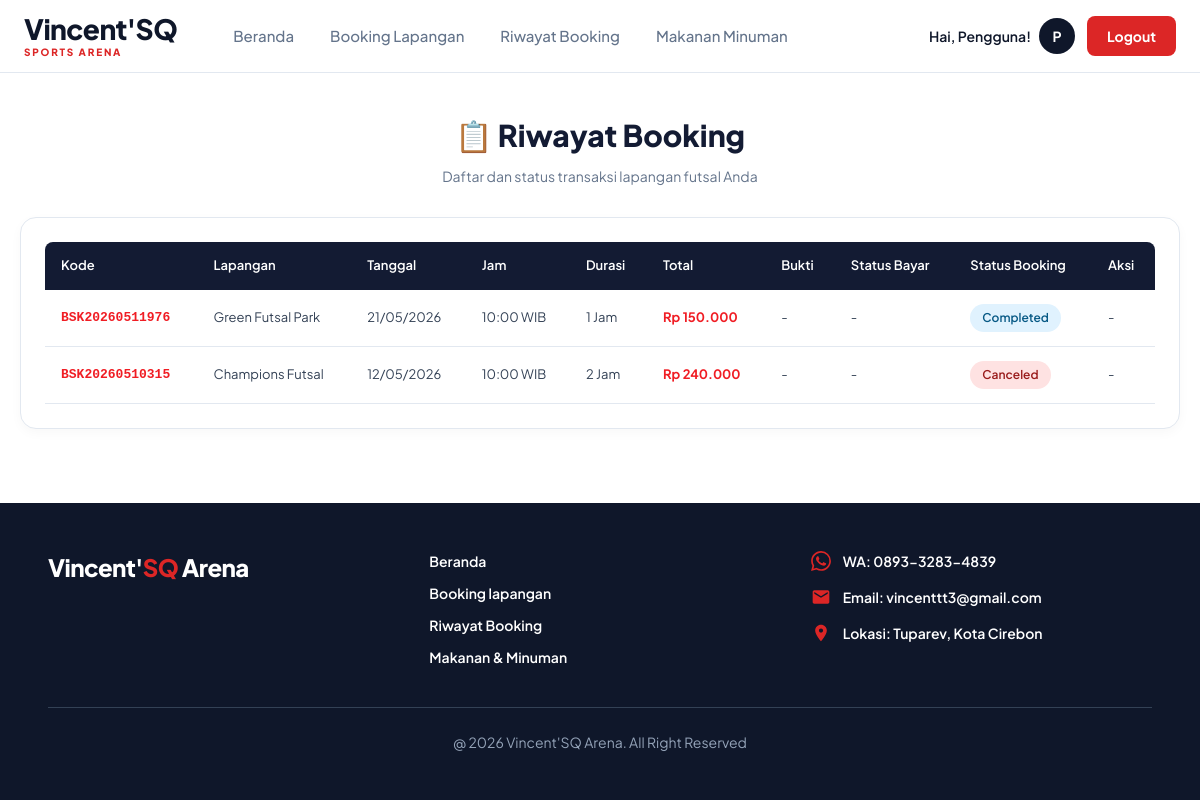
/Frontend/pages/Riwayat_Booking.php (signed in), run on an earlier commit of the app's database.
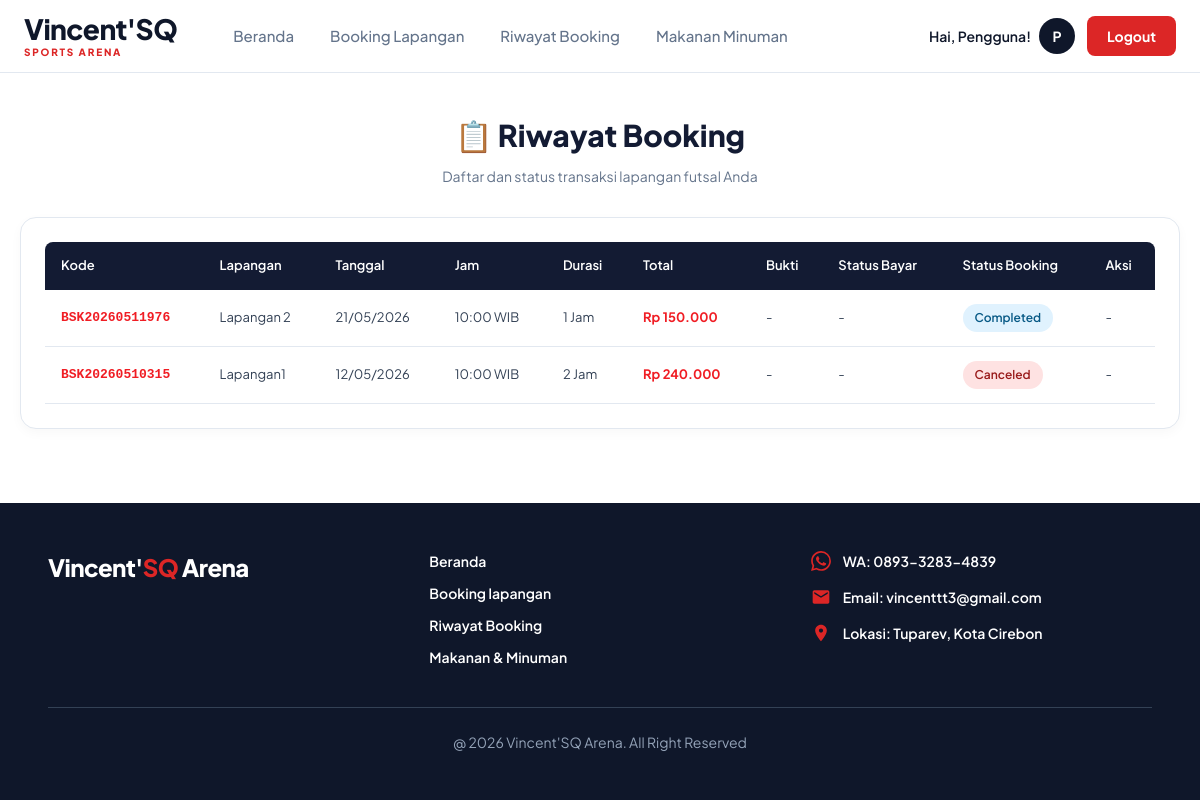
And on a later commit of the database.
### tables this page shows
CREATE TABLE `booking` (
  `id` int NOT NULL,
  `id_user` int NOT NULL,
  `id_lapangan` int NOT NULL,
  `kode_booking` varchar(20) NOT NULL,
  `tanggal` date NOT NULL,
  `jam_mulai` time NOT NULL,
  `durasi` int NOT NULL DEFAULT '1',
  `total_harga` int NOT NULL,
  `catatan` text,
  `bukti_pembayaran` varchar(255) DEFAULT NULL,
  `status` enum('pending','confirmed','completed','canceled') DEFAULT 'pending',
  `created_at` datetime DEFAULT CURRENT_TIMESTAMP
);

CREATE TABLE `lapangan` (
  `id` int NOT NULL,
  `nama_lapangan` varchar(100) NOT NULL,
  `deskripsi` text,
  `lokasi` text,
  `harga_per_jam` int NOT NULL,
  `foto` varchar(255) DEFAULT NULL,
  `status` enum('aktif','nonaktif') DEFAULT 'aktif',
  `created_at` datetime DEFAULT CURRENT_TIMESTAMP
);

### Frontend/pages/Riwayat_Booking.php (the view, shortened to what this page needs)
<?php
$id_user = $_SESSION['user_id'];
include '../includes/header.php';
$query = "SELECT b.*, l.nama_lapangan
          FROM booking b
          JOIN lapangan l ON b.id_lapangan = l.id
          WHERE b.id_user = ?
          ORDER BY b.created_at DESC";
$stmt = mysqli_prepare($conn, $query);
mysqli_stmt_bind_param($stmt, "i", $id_user);
mysqli_stmt_execute($stmt);
$result = mysqli_stmt_get_result($stmt);
?>
<div class="container">
    <div class="page-header">
        <h1>📋 Riwayat Booking</h1>
        <p>Daftar dan status transaksi lapangan futsal Anda</p>
    </div>
    <div class="table-container">
        <?php if (mysqli_num_rows($result) > 0): ?>
        <table>
            <thead>
                <tr>
                    <th>Kode</th>
                    <th>Lapangan</th>
                    <th>Tanggal</th>
                    <th>Jam</th>
                    <th>Durasi</th>
                    <th>Total</th>
                    <th>Bukti</th>
                    <th>Status Bayar</th>
                    <th>Status Booking</th>
                    <th>Aksi</th>
                </tr>
            </thead>
            <tbody>
                <?php while ($booking = mysqli_fetch_assoc($result)): ?>
                <tr>
                    <td class="kode-booking"><?= htmlspecialchars($booking['kode_booking']); ?></td>
                    <td><?= htmlspecialchars($booking['nama_lapangan']); ?></td>
                    <td><?= date('d/m/Y', strtotime($booking['tanggal'])); ?></td>
                    <td><?= date('H:i', strtotime($booking['jam_mulai'])); ?> WIB</td>
                    <td><?= htmlspecialchars($booking['durasi']); ?> Jam</td>
                    <td style="font-weight:700; color:var(--hm-red);">Rp <?= number_format($booking['total_harga'], 0, ',', '.'); ?></td>
                    <td>
                        <?php if (!empty($booking['bukti_pembayaran']) && file_exists('../assets/uploads/bukti/' . $booking['bukti_pembayaran'])): ?>
                            <a href="../assets/uploads/bukti/<?= rawurlencode($booking['bukti_pembayaran']); ?>" target="_blank" class="btn-action btn-view">📎 Lihat</a>
                        <?php else: ?>
                            <?php if ($booking['status'] == 'pending'): ?>
                                <a href="upload_bukti.php?id=<?= $booking['id']; ?>" class="btn-action btn-upload">📤 Upload</a>
                            <?php else: ?>
                                -
                            <?php endif; ?>
                        <?php endif; ?>
                    </td>
                    <td>
                        <?php if ($booking['status'] == 'confirmed'): ?>
                            <span class="status-badge status-confirmed">✅ Lunas</span>
                        <?php elseif ($booking['status'] == 'pending' && !empty($booking['bukti_pembayaran'])): ?>
                            <span class="status-badge status-pending">🔄 Verifikasi</span>
                        <?php elseif ($booking['status'] == 'pending'): ?>
                            <span class="status-badge status-pending">⏳ Belum Bayar</span>
                        <?php else: ?>
                            -
                        <?php endif; ?>
                    </td>
                    <td>
                        <?php
                        $status_class = '';
                        switch($booking['status']) {
                            case 'completed': $status_class = 'status-completed'; break;
                            case 'canceled': $status_class = 'status-canceled'; break;
                        }
                        ?>
                        <span class="status-badge <?= $status_class; ?>"><?= ucfirst($booking['status']); ?></span>
                    </td>
                    <td>
                        <?php if ($booking['status'] == 'pending'): ?>
                            <a href="batalkan_booking.php?id=<?= $booking['id']; ?>" class="btn-action btn-cancel" onclick="return confirm('Yakin ingin membatalkan booking ini?')">Batalkan</a>
                        <?php else: ?>
                            -
                        <?php endif; ?>
                    </td>
                </tr>
                <?php endwhile; ?>
            </tbody>
        </table>
        <?php endif; ?>
    </div>
</div>
<?php include '../includes/footer.php'; ?>

### Frontend/includes/header.php (shortened to what this page needs)
<?php
$halaman = basename($_SERVER['PHP_SELF']);
$nama    = $_SESSION['nama'] ?? $_SESSION['username'] ?? 'Pengguna';
$base_url = '/vincent-arena/Frontend';
function navClass($file, $halaman, $mobile = false) {
    $base = $mobile ? 'block px-4 py-2.5 rounded-lg transition-all duration-200 text-sm' : 'px-4 py-2 rounded-lg transition-all duration-200 text-[15px]';
    return $base . ($halaman === $file
        ? ' bg-navy text-white font-bold'
        : ' text-slate-500 hover:text-navy font-medium');
}
?>
<!DOCTYPE html>
<html lang="id">
<head>
  <script src="https://cdn.tailwindcss.com"></script>
  <link rel="stylesheet" href="<?= $base_url ?>/assets/css/network.css">
</head>
<body class="font-sans text-slate-800 bg-white">
<header class="bg-white border-b border-slate-200 sticky top-0 z-40">
  <div class="max-w-7xl mx-auto px-6 h-[72px] flex items-center justify-between">
    <div class="flex items-center gap-10">
      <a href="<?= $base_url ?>/pages/index.php" class="flex flex-col leading-none">
        <span class="logo-vincent text-navy">Vincent'SQ</span>
        <span class="logo-subtitle text-accent mt-1">SPORTS ARENA</span>
      </a>
      <nav class="hidden lg:flex items-center gap-1">
        <a href="<?= $base_url ?>/pages/index.php" class="<?= navClass('index.php', $halaman) ?>">Beranda</a>
        <a href="<?= $base_url ?>/pages/lapangan.php" class="<?= navClass('lapangan.php', $halaman) ?>">Booking Lapangan</a>
        <a href="<?= $base_url ?>/pages/riwayat_booking.php" class="<?= navClass('riwayat_booking.php', $halaman) ?>">Riwayat Booking</a>
        <a href="<?= $base_url ?>/pages/makanan.php" class="<?= navClass('makanan.php', $halaman) ?>">Makanan Minuman</a>
      </nav>
    </div>
    <div class="flex items-center gap-3">
      <?php if(isset($_SESSION['user_id']) || isset($_SESSION['id_user'])): ?>
          <div class="flex items-center gap-2">
            <span class="hidden sm:inline text-sm font-semibold text-navy">Hai, <?= htmlspecialchars($nama) ?>!</span>
            <span class="w-9 h-9 rounded-full bg-navy text-white grid place-items-center text-sm font-bold">
              <?= strtoupper(substr($nama, 0, 1)) ?>
            </span>
          </div>
          <a href="<?= $base_url ?>/autentikasi/logout.php" class="hidden lg:inline bg-accent text-white px-5 py-2.5 rounded-lg text-sm font-bold hover:bg-red-700 transition">Logout</a>
      <?php endif; ?>
    </div>
  </div>
</header>

### Frontend/includes/footer.php (shortened to what this page needs)
<?php
$base_url = '/vincent-arena/Frontend';
?>
<footer class="bg-navy text-white mt-auto">
    <div class="max-w-6xl mx-auto px-6 py-12">
        <div class="grid grid-cols-1 md:grid-cols-3 gap-10">
            <div>
                <h2 class="text-2xl font-extrabold tracking-tight">
                    Vincent'<span class="text-accent">SQ</span> <span class="text-white">Arena</span>
                </h2>
            </div>
            <div>
                <ul class="space-y-3 text-sm font-semibold">
                    <li><a href="<?= $base_url ?>/pages/index.php" class="text-white hover:text-accent transition">Beranda</a></li>
                    <li><a href="<?= $base_url ?>/pages/lapangan.php" class="text-white hover:text-accent transition">Booking lapangan</a></li>
                    <li><a href="<?= $base_url ?>/pages/riwayat_booking.php" class="text-white hover:text-accent transition">Riwayat Booking</a></li>
                    <li><a href="<?= $base_url ?>/pages/makanan.php" class="text-white hover:text-accent transition">Makanan & Minuman</a></li>
                </ul>
            </div>
            <div>
                <ul class="space-y-4 text-sm font-semibold">
                    <li class="flex items-center gap-3">
                        <span>WA: 0893-3283-4839</span>
                    </li>
                    <li class="flex items-center gap-3">
                        <svg class="w-5 h-5 text-accent flex-shrink-0" fill="currentColor" viewBox="0 0 24 24">
                            <path d="M20 4H4c-1.1 0-1.99.9-1.99 2L2 18c0 1.1.9 2 2 2h16c1.1 0 2-.9 2-2V6c0-1.1-.9-2-2-2zm0 4l-8 5-8-5V6l8 5 8-5v2z"/>
                        </svg>
                        <span>Email: vincenttt3@gmail.com</span>
                    </li>
                    <li class="flex items-center gap-3">
                        <svg class="w-5 h-5 text-accent flex-shrink-0" fill="currentColor" viewBox="0 0 24 24">
                            <path d="M12 2C8.13 2 5 5.13 5 9c0 5.25 7 13 7 13s7-7.75 7-13c0-3.87-3.13-7-7-7zm0 9.5c-1.38 0-2.5-1.12-2.5-2.5s1.12-2.5 2.5-2.5 2.5 1.12 2.5 2.5-1.12 2.5-2.5 2.5z"/>
                        </svg>
                        <span>Lokasi: Tuparev, Kota Cirebon</span>
                    </li>
                </ul>
            </div>
        </div>
        <div class="border-t border-slate-700 mt-10 pt-6 text-center">
            <p class="text-sm text-slate-400">@ 2026 Vincent'SQ Arena. All Right Reserved</p>
        </div>
    </div>
</footer>
</body>
</html>

### Frontend/includes/header.php (style rules this page uses)
* { font-family: 'Plus Jakarta Sans', sans-serif; }
.logo-vincent { font-family: 'Plus Jakarta Sans', sans-serif; font-size: 28px; font-weight: 800; letter-spacing: -0.02em; line-height: 1; }
.logo-subtitle { font-family: 'Plus Jakarta Sans', sans-serif; font-size: 10px; font-weight: 800; letter-spacing: 0.18em; line-height: 1; }

### Frontend/pages/Riwayat_Booking.php (style rules this page uses)
:root { --hm-navy: #131b33; --hm-red: #f01d24; --hm-ok: #16a34a; --hm-line: #e2e8f0; --hm-muted: #64748b; }
body { display: flex; flex-direction: column; min-height: 100vh; background-color: #f8fafc; }
.container { flex: 1; max-width: 1200px; margin: 0 auto; padding: 40px 20px; width: 100%; box-sizing: border-box; }
.page-header { margin-bottom: 30px; text-align: center; }
.page-header h1 { font-size: 30px; font-weight: 800; color: var(--hm-navy); margin: 0 0 8px 0; }
.page-header p { color: var(--hm-muted); font-size: 14px; margin: 0; }
.table-container { background: white; border-radius: 16px; padding: 24px; border: 1px solid var(--hm-line); box-shadow: 0 4px 12px rgba(0,0,0,0.03); overflow-x: auto; }
table { width: 100%; border-collapse: collapse; }
th { background: var(--hm-navy); color: white; padding: 14px 16px; text-align: left; font-size: 13px; font-weight: 600; }
th:first-child { border-top-left-radius: 8px; }
th:last-child { border-top-right-radius: 8px; }
td { padding: 14px 16px; text-align: left; border-bottom: 1px solid var(--hm-line); font-size: 13px; color: #334155; }
.status-badge { padding: 5px 12px; border-radius: 20px; font-size: 12px; font-weight: 600; display: inline-block; }
.status-completed { background: #e0f2fe; color: #075985; }
.status-canceled { background: #fee2e2; color: #991b1b; }
.kode-booking { font-family: monospace; font-weight: 700; color: var(--hm-red); }

What changed in the data, as far as the page shows it:
changed through a linked row, booking "BSK20260511976": id_lapangan.nama_lapangan "Green Futsal Park" → "Lapangan 2"
changed through a linked row, booking "BSK20260510315": id_lapangan.nama_lapangan "Champions Futsal" → "Lapangan1"
